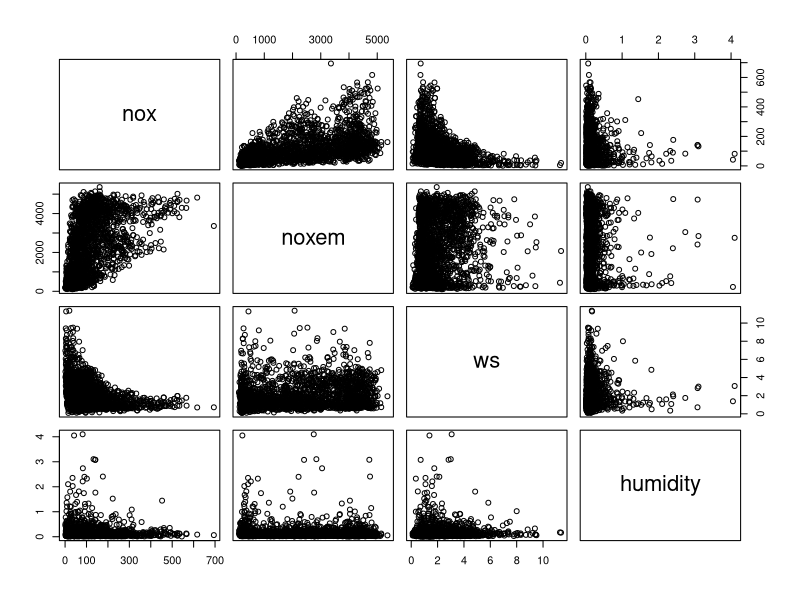
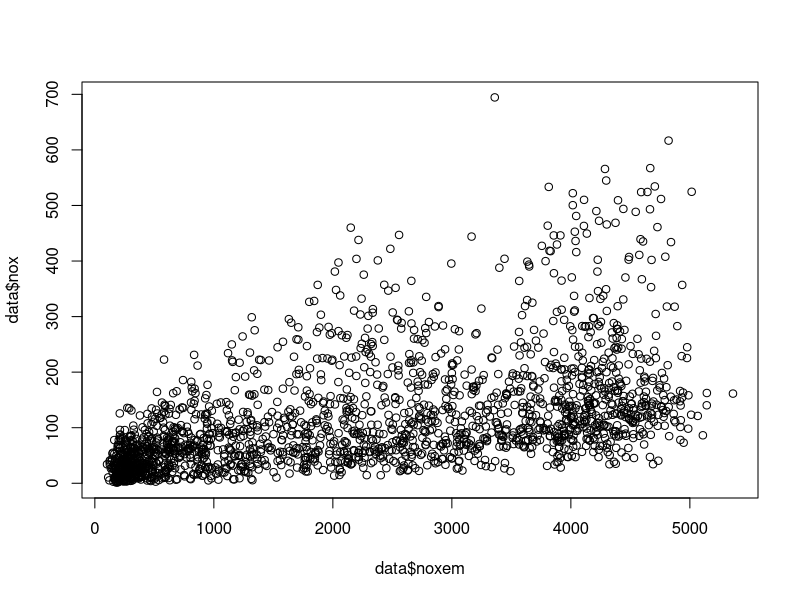
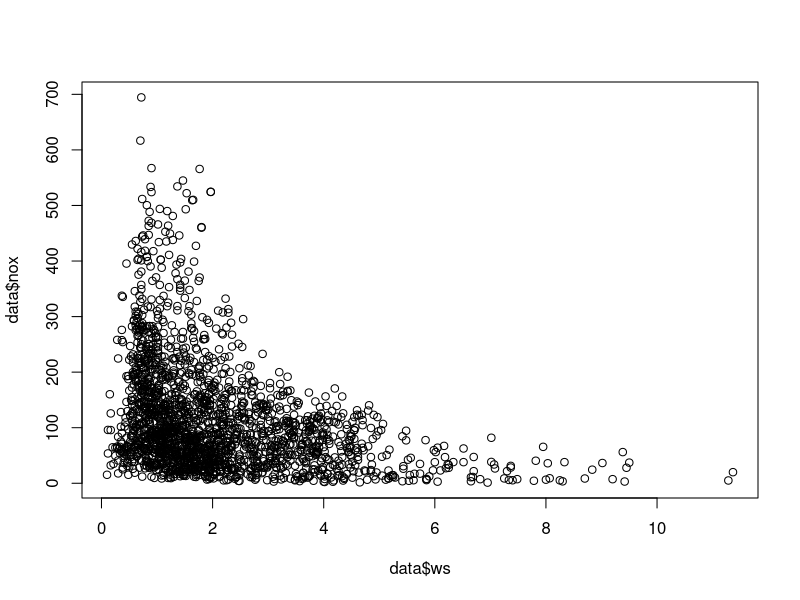
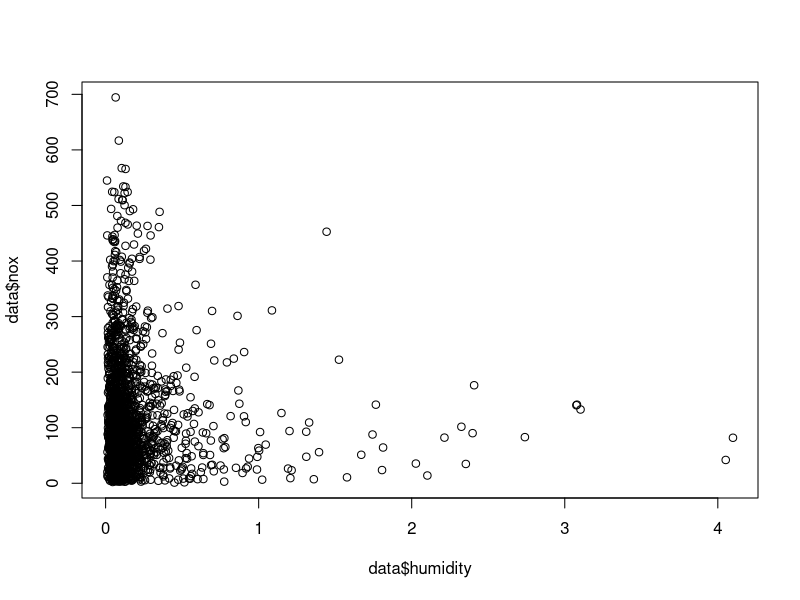
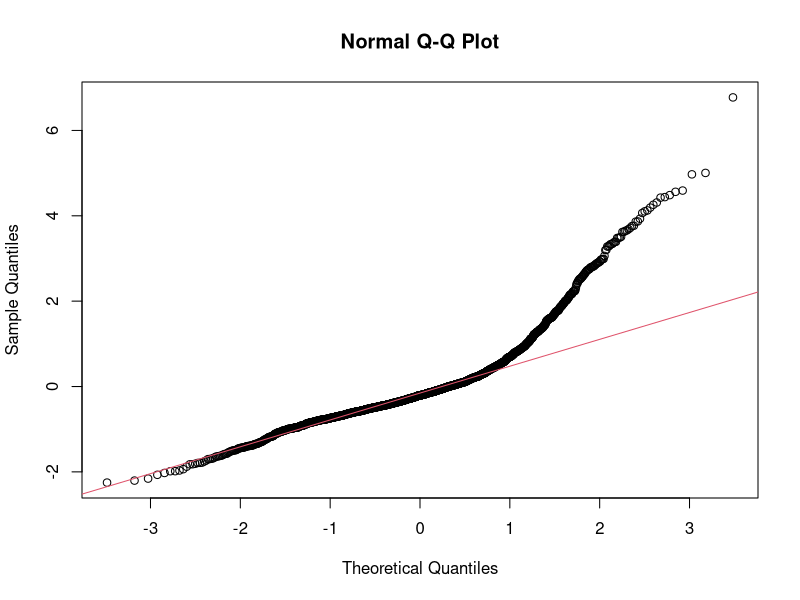
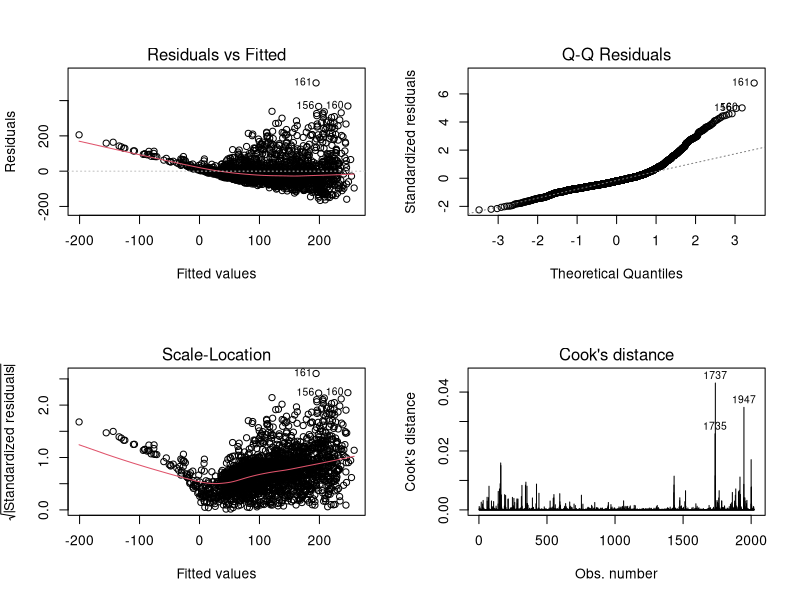
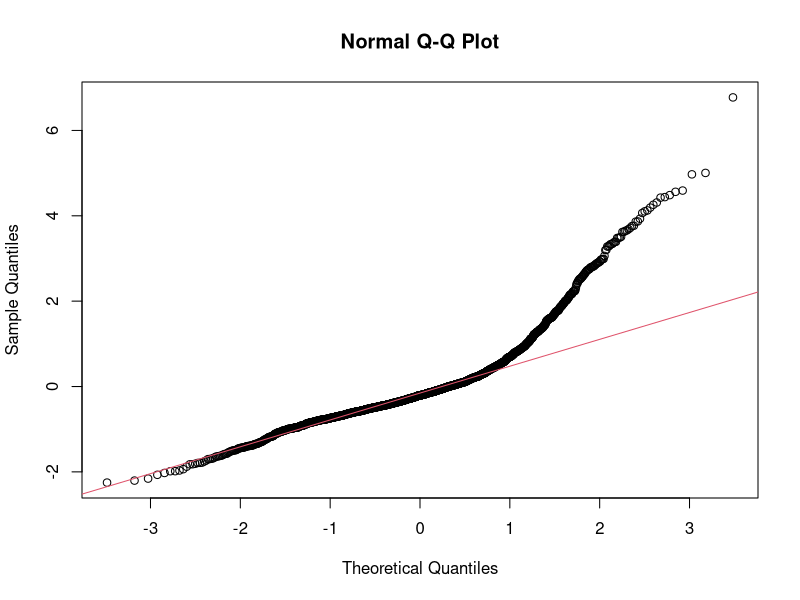
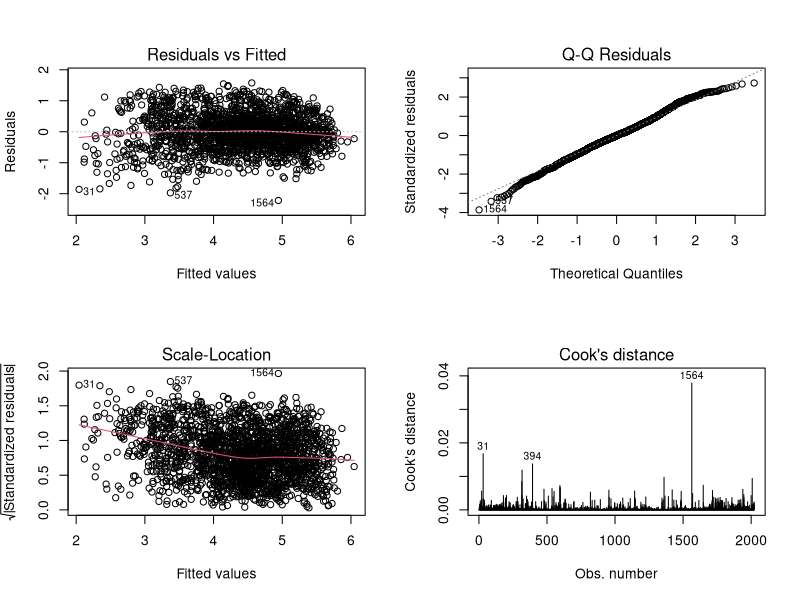

The R source for these figures, in order: (Note: this script raises an error after producing the figures.)
# Statistical Data and Analysis - ICA. 

# Plot the standard lin model plots
lmsum <- function(lm) {
  # Some analytics plots
  par(mfrow=c(2,2))
  plot(lm, which=c(1,2,3,4), ask=FALSE)
  par(mfrow=c(1,1))
}

# Plots important of Pairs of variables
summaryplots <- function(data) {
  # Initial Matrix plot of all variables.
  pairs(data)
  
  plot(data$noxem,data$nox)
  plot(data$ws,data$nox)
  plot(data$humidity,data$nox)
}

summarisemodel <- function(lm) {
  # Get the residuals from the data
  summary(lm)
  
  nox.res <-residuals(nox.fit);
  nox.stdres <- rstandard(nox.fit);
  
  # Plotting QQ plot of standardised Residuals
  qqnorm(nox.stdres);
  qqline(nox.stdres, col = 2);
  
  lmsum(lm)
}

# Import the data:
data <- read.table('emissionssw.dat', header = T)
summaryplots(data)

### Multivariate Linear Regression ### 
X = as.matrix(data[,c('noxem','ws','humidity')]);
Y = as.matrix(data[,'nox']);

# Simple linear case
nox.fit <- lm(nox ~ noxem + ws + humidity, data=data);
summarisemodel(nox.fit)

# Try some log models
logdata = log(data)

# Simple log
log.fit <- lm(nox ~ noxem + ws + humidity, data=logdata);
summarisemodel(log.fit)

# Better but OTT
loginteractions.fit <- lm(nox ~ noxem * ws * humidity, data=logdata);
summarisemodel(loginteractions.fit)

# Plotting Residuals with respect to Predictors:
par( oma=c(1,1,3,1) );
par( mfrow=c(1,3) );
plot( nox.stdres, X[,1], ylab="Noxem predictors", xlab="Standardised residuals" )
plot( nox.stdres, X[,2], ylab="Wind Speed predictors", xlab = "Standardised residuals")
plot( nox.stdres, X[,3], ylab="Humidity predictors", xlab = "Standardised residuals")
par(mfrow=c(1,1))

# Auto-correlation ! 
acf(data$nox)
